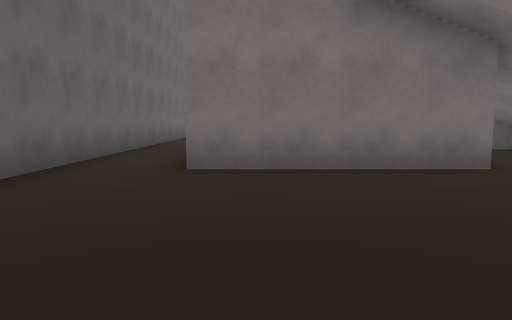
view 1 (above)

24 first-person views from a walk through a 3-D level made in the Unity game engine. The camera is 1.2 m above the floor, tilts 6° down and sees 70° across. The floor is counted in squares, 2 m on a side. Each view is taken from the middle of a square. On the plan, view 1 faces up. The plan holds only what a view shows up to about 10 squares ahead; the rest is blank. The place goes on beyond the plan. The player character is not drawn.

view 2
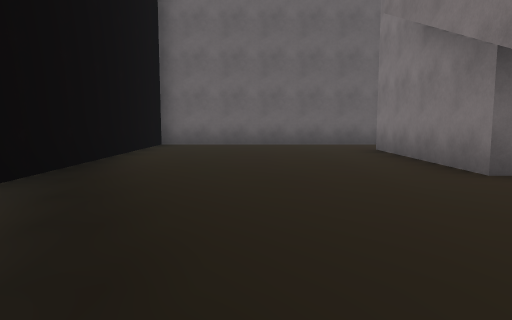

view 3
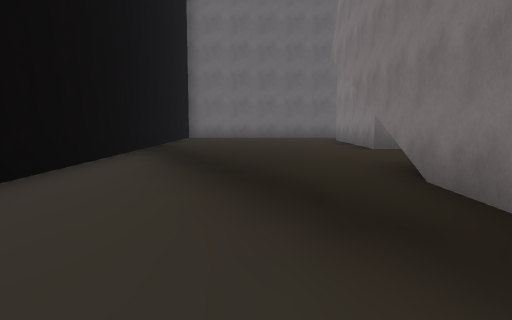

view 4
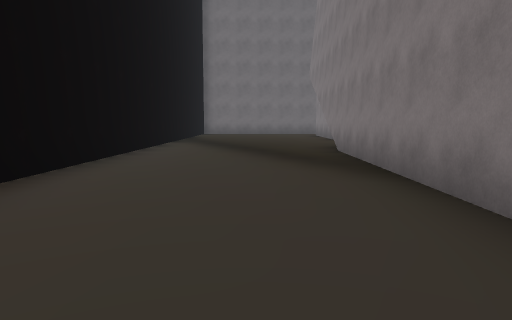

view 5
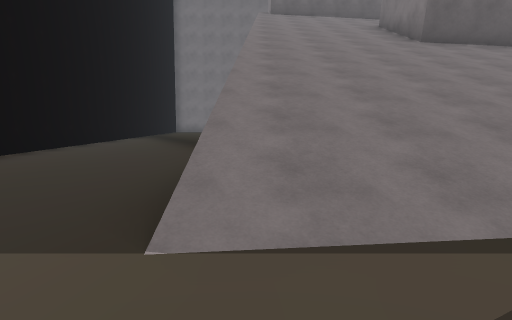

view 6
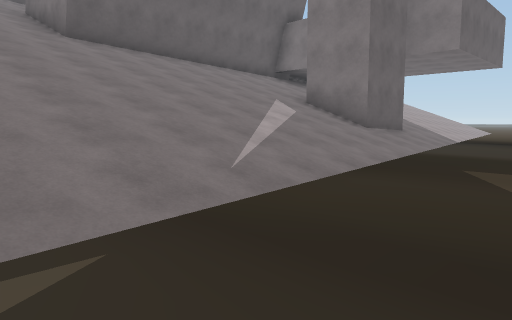

view 7
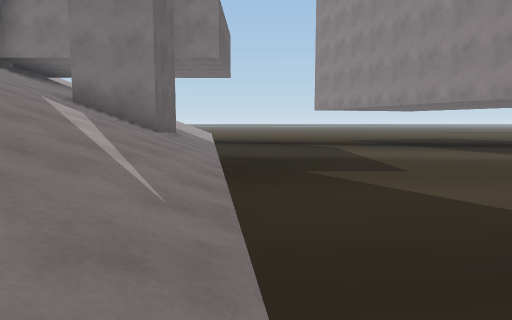

view 8
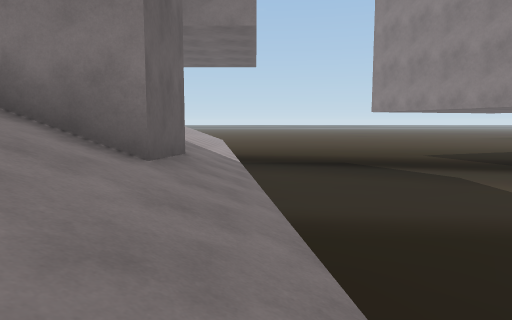

view 9
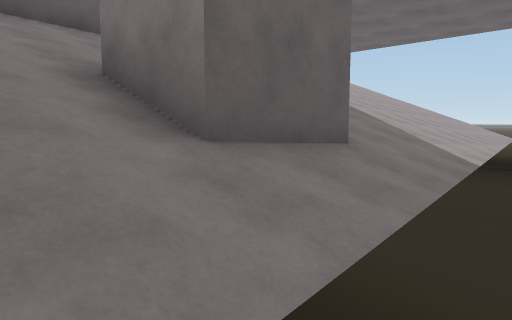

view 10
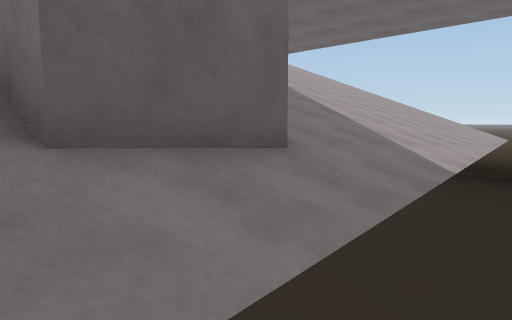

view 11
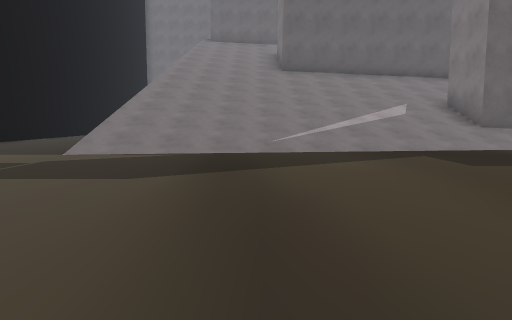

view 12
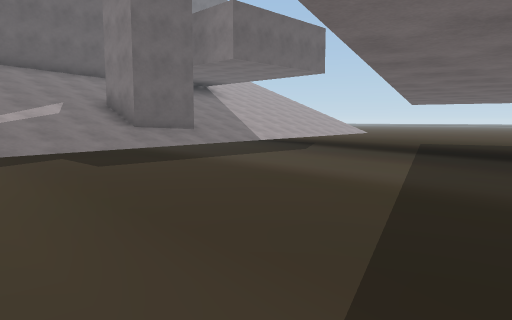

view 13
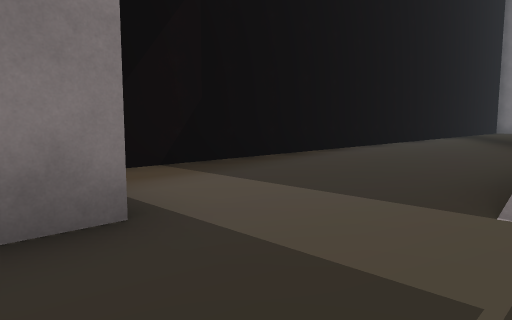

view 14
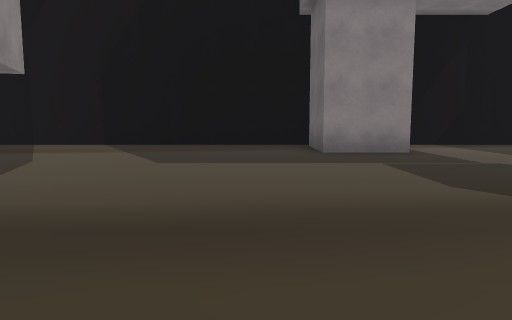

view 15
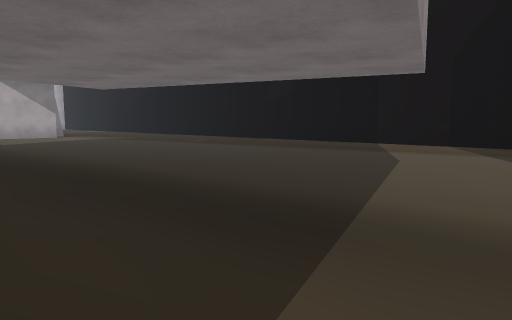

view 16
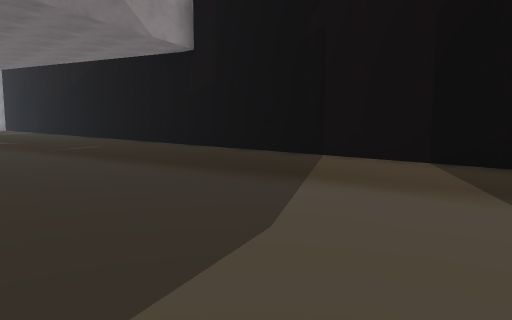

view 17
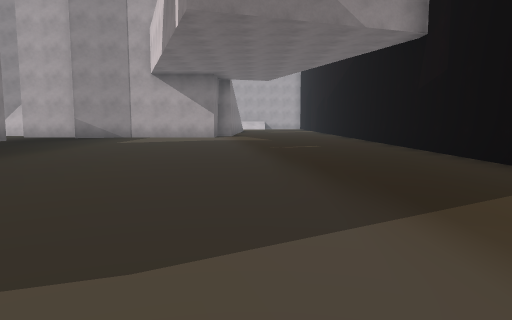

view 18
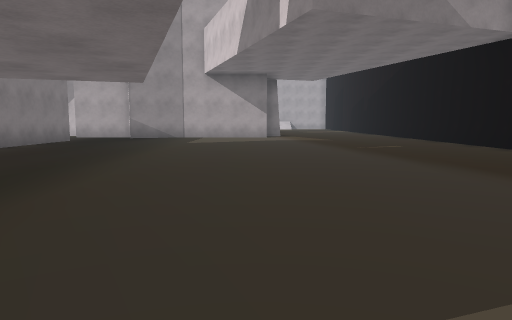

view 19
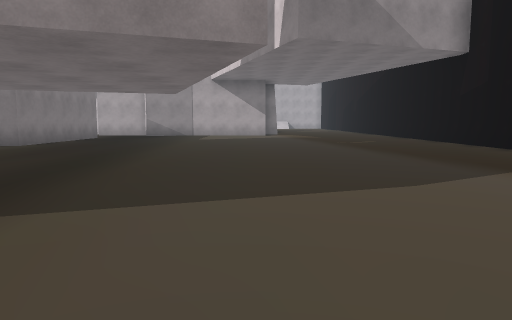

view 20
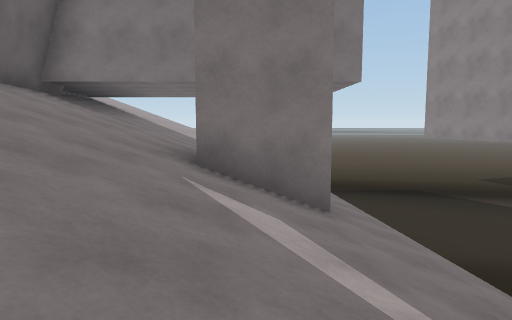

view 21
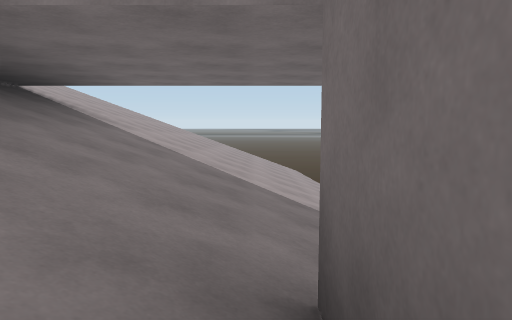

view 22
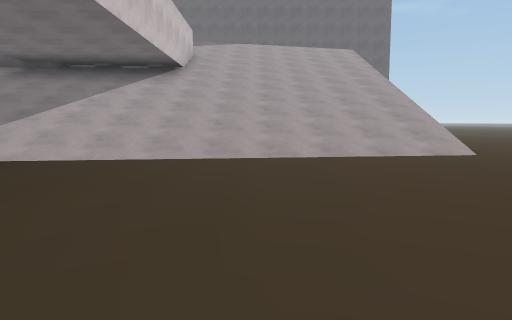

view 23
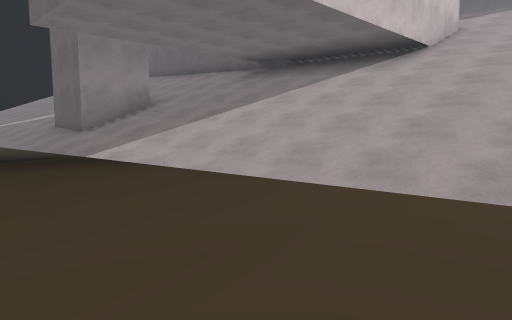

view 24
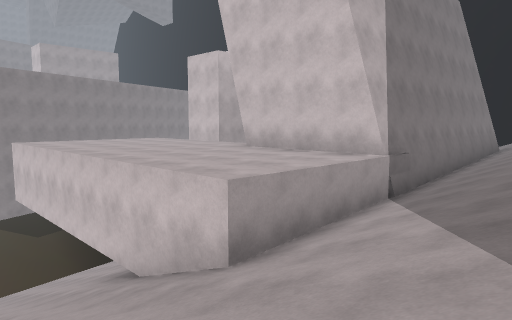

### Floor plan
Key: @ floor where view 1 was taken; # wall or solid block; . floor; / step, stairs or slope; = window, fence, low wall or low ledge; ^ raised ledge.
Columns run from 3 left of view 1 to 33 right of it. Each row starts with its distance up from view 1.
 24              ////.....
 23           ///////......
 22       /   ////////......
 21       ////////////.....
 20       ////////////....
 19       ///=####////.......
 18        //^^# =////.......
 17        //^^##=////.......
 16        //^^^#^////........
 15        //#  ##/////.......
 14        //#  #///##/.......
 13         /#  #///##/.......
 12         /#  #//////.......
 11         /#  #//////........     .####
 10 #.          #//////........    ......
  9 #.          #//////..................
  8 #.       ####//////..................
  7 #.     .////////////.................
  6 #.     .   /////////.................
  5 #.#####.   /////////.................
  4 #....... ///////////.................
  3 #....................................
  2 #....................##..............
  1 #.................... #..............
  0 #..@................. #..............
 -1 ##################### ###############

Positions as (right, up) in squares from view 1, and headings:
1: (0, 0), facing up
2: (7, 2), facing left
3: (11, 2), facing left
4: (15, 2), facing left
5: (18, 4), facing left
6: (18, 5), facing up-left
7: (16, 5), facing up
8: (15, 9), facing up
9: (16, 11), facing up-left
10: (16, 12), facing up-left
11: (23, 7), facing left
12: (23, 8), facing up-left
13: (19, 4), facing down-left
14: (21, 9), facing down
15: (22, 9), facing down-right
16: (23, 5), facing down-right
17: (23, 3), facing right
18: (23, 5), facing right
19: (21, 5), facing right
20: (13, 8), facing up
21: (12, 13), facing up
22: (20, 22), facing left
23: (17, 23), facing down-left
24: (3, 22), facing down-right
